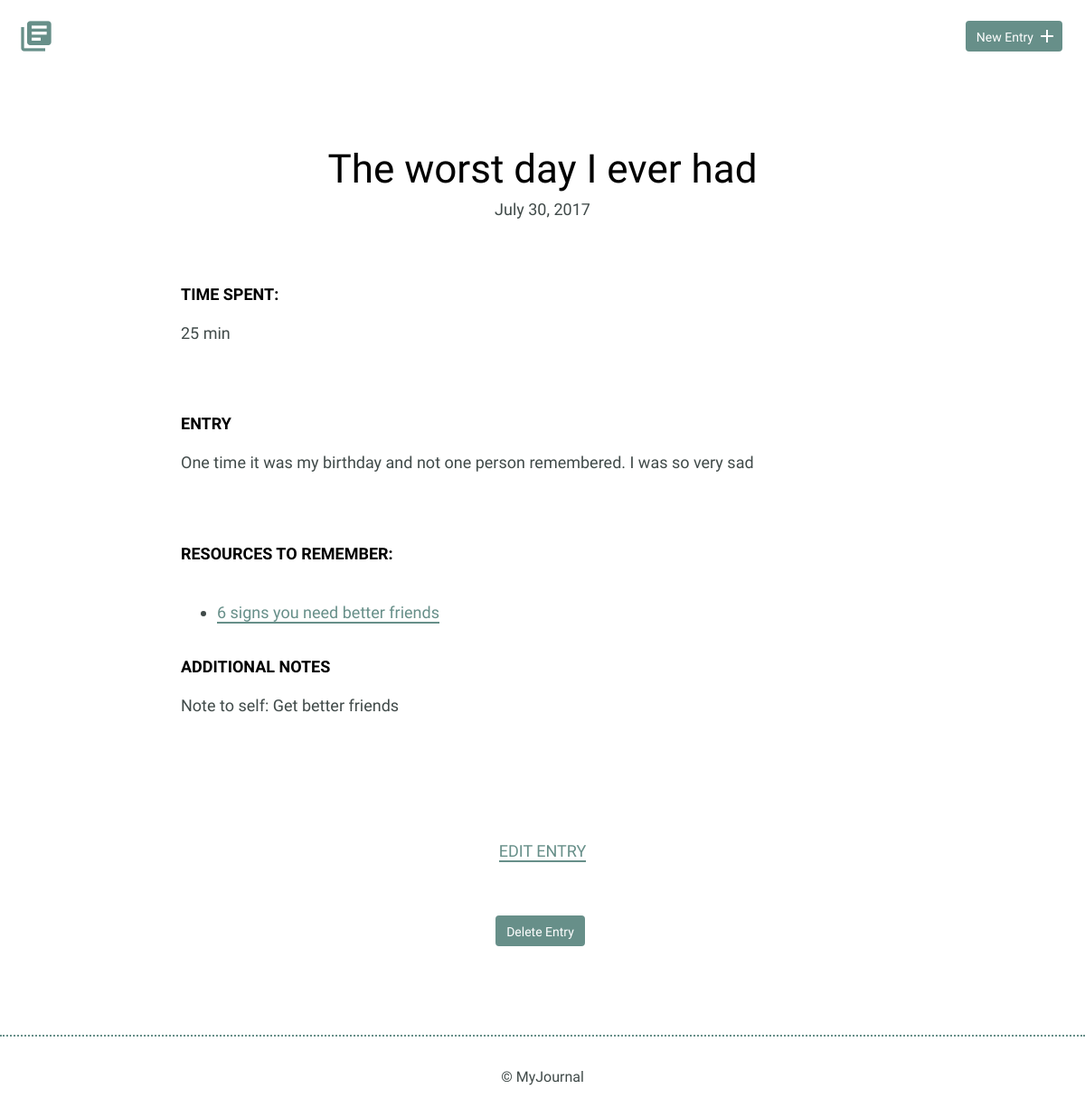
Screenshot of /detail.php?q=2 with the database file from the repository.
### tables this page shows
CREATE TABLE "journal" (
	`journal_id`	INTEGER,
	`title`	TEXT,
	`date`	TEXT,
	`time_spent`	INTEGER,
	`entry`	TEXT,
	PRIMARY KEY(`journal_id`)
);

### inc/functions.php (called while the page is built, shortened)
<?php
    try {
              $sql = "SELECT * FROM journal";
              $results = $db->prepare($sql);
              $results->execute();
              $journals =  $results->fetchAll(PDO::FETCH_ASSOC);
          }  catch (Exception $e) {
        echo "Bad request from query 1: " . $e->getMessage();
        exit;
    }
      try {  $sql2 = "SELECT link_id, link_name, link_address, notes, resources.journal_id
         FROM resources JOIN journal ON journal.journal_id = resources.journal_id";
              $getResources = $db->prepare($sql2);
              $getResources->execute();
              $resources = $getResources->fetchAll(PDO::FETCH_ASSOC);
      } catch (Exception $e) {
            echo "Bad request from query 2: " . $e->getMessage();
            exit;
      }

### detail.php (the view, shortened to what this page needs)
<?php
require('inc/connection.php');
include('inc/functions.php');
include('inc/header.php');
$entry_id = filter_input(INPUT_GET, 'q', FILTER_SANITIZE_NUMBER_INT);
$entry_id--;
?>
        <section>
            <div class="container">
                <div class="entry-list single">
                    <article>
          <?php
          foreach($journals as $entry) {
              if($entry['journal_id'] == ($entry_id+1) ) {
              echo "<h1>" .$entry['title'] . "</h1>";
                  $getdate = $entry['date'];
                  $date = date("F d, Y", strtotime($getdate));
              echo '<time datetime="' .$getdate .'">';
              echo $date . "</time>";
              echo '<div class="entry"><h3>Time Spent: </h3>';
              echo '<p>' . $journals[$entry_id]['time_spent'];
              echo '</p></div><div class="entry"><h3>Entry</h3>';
              echo "<p>" .$entry['entry'] . "</p>";
            }
          } ?>
              </div><div class="entry">
              <h3>Resources to Remember:</h3>
              <p>
          <?php
            foreach($resources as $resource) {
                if ($resource['journal_id'] ==                $journals[$entry_id]['journal_id']) {
                        echo '<ul><li><a href="'
                          . $resource['link_address']
                          .'">'
                          . $resource['link_name']
                          . '</a></li></ul>';
                          echo "<br />";
                          echo "<h3> Additional Notes </h3>";
                          echo '<p>' .$resource['notes'] . '</p>';
              }
          }
                   ?>  </p></div>
                    </article>
                </div>
            </div>
            <div class="edit">
                  <p>
                  <?php
                  $project_id = $journals[$entry_id]['journal_id'];
                  echo '<a href="edit.php?q='
                        . $project_id
                        . '">Edit Entry</a></p>';
                        ?>
          <br>
          <p>
            <form method='post' action='detail.php?q=<?php echo ($entry_id +1);?>' onsubmit="return confirm('Are you sure you want to delete this entry? (Can NOT be undone)')">
          <input type='submit' class="button" value='Delete Entry'  />
            </form>
          </p>
            </div>
        </section>
        <?php
        include('inc/footer.php'); ?>
    </body>
</html>

### css/site.css (style rules this page uses)
body { font-size: 16px; color: #404a49; font-family: 'Cousine', serif; font-weight: 400; }
.container { margin: 0 auto; padding: 0 25px; }
.button { padding: 8px 10px 6px 10px; background: #678f89; border: 2px solid #678f89; border-radius: 4px; text-decoration: none; color: #FFF; position: relative; text-align: center; font-size: 14px; }
h1, h2, h3 { margin: 0; font-weight: 400; line-height: 1em; color: #000; }
h1 { font-size: 44px; margin-bottom: 12px; }
h3 { font-size: 18px; font-family: 'Work Sans', serif; font-weight: 600; text-transform: uppercase; }
p { line-height: 1.8em; font-size: 18px; }
p a { border-bottom: 2px solid #678f89; padding: 0; color: #678f89; text-decoration: none; }
ul li { line-height: 1.8em; font-size: 18px; }
ul li a { border-bottom: 2px solid #678f89; line-height: 1.8em; color: #678f89; text-decoration: none; }
.entry-list, .edit-entry, .new-entry { max-width: 800px; margin: 0 auto; padding: 70px 0 150px 0; }
.entry-list article { margin-bottom: 70px; text-align: center; }
.entry-list article:last-child { margin-bottom: 0; }
.entry-list.single { padding-bottom: 70px; }
.entry-list.single time { font-size: 18px; }
.entry { max-width: 800px; margin: 75px auto 0 auto; text-align: left; }
.entry p { margin-bottom: 40px; }
.edit { padding-bottom: 80px; text-align: center; margin: 0 auto; }
.edit a { font-weight: 400; text-transform: uppercase; font-size: 18px; }
input[type=submit] { margin-right: 5px; }

### rows the page displays
journal: title "The worst day I ever had", date "July 30, 2017", time_spent "25 min", entry "One time it was my birthday and not one person remembered. I was so very sad"

### other values shown
$resource['link_name'] "6 signs you need better friends"
$resource['notes'] "Note to self: Get better friends"
